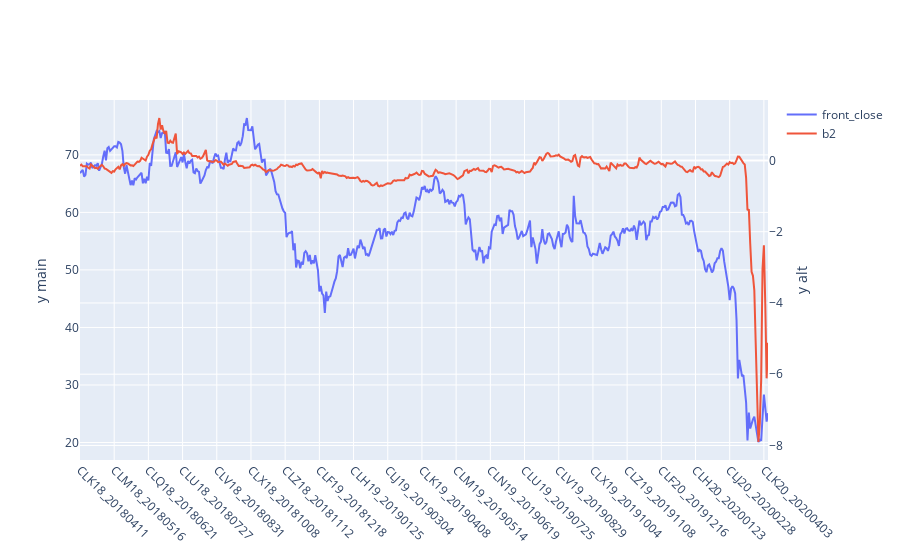

Source (notebook cell):
### Markdown cell above
### Display the **b2 coefficient** which discribes the curvature of the forward curve

### Code cell
df_temp = df_csm_close_percent[['yyyymmdd','front','b2']].copy()
df_temp['x'] = df_temp.apply(lambda r: f'{r.front}_{r.yyyymmdd}',axis=1)
# df_temp['contango_coefficent'] = df_temp.apply(lambda r: (r.b1 + r.b2)*1000,axis=1)
b2_magnify = 1000 #df_temp.iloc[0].b1/df_temp.iloc[0].b2
df_temp.b2 = df_temp.b2.apply(lambda v: v*b2_magnify)
df_temp['front_close'] = df_csm_close2[1].values
# iplot(plotly_plot(df_temp[['x','front_close','contango_coefficent']],x_column='x',yaxis2_cols=['contango_coefficent']))
iplot(plotly_plot(df_temp[['x','front_close','b2']],x_column='x',yaxis2_cols=['b2']))

### Figure 1 — Plotly figure (JSON) as saved in the notebook; plotly's stock layout.template omitted (floating-point values rounded to 4 significant figures; data arrays with more than 128 entries replaced by an {"elided": "..."} marker saying what was removed)
{"data": [{"name": "front_close", "type": "scatter", "x": {"elided": "504 str values"}, "y": {"elided": "504 float values"}, "yaxis": "y"}, {"name": "b2", "type": "scatter", "x": {"elided": "504 str values"}, "y": {"elided": "504 float values"}, "yaxis": "y2"}], "layout": {"margin": {"b": 100}, "xaxis": {"tickangle": 45, "ticktext": ["CLK18_20180411", "CLM18_20180516", "CLQ18_20180621", "CLU18_20180727", "CLV18_20180831", "CLX18_20181008", "CLZ18_20181112", "CLF19_20181218", "CLH19_20190125", "CLJ19_20190304", "CLK19_20190408", "CLM19_20190514", "CLN19_20190619", "CLU19_20190725", "CLV19_20190829", "CLX19_20191004", "CLZ19_20191108", "CLF20_20191216", "CLH20_20200123", "CLJ20_20200228", "CLK20_20200403"], "tickvals": ["CLK18_20180411", "CLM18_20180516", "CLQ18_20180621", "CLU18_20180727", "CLV18_20180831", "CLX18_20181008", "CLZ18_20181112", "CLF19_20181218", "CLH19_20190125", "CLJ19_20190304", "CLK19_20190408", "CLM19_20190514", "CLN19_20190619", "CLU19_20190725", "CLV19_20190829", "CLX19_20191004", "CLZ19_20191108", "CLF20_20191216", "CLH20_20200123", "CLJ20_20200228", "CLK20_20200403"], "type": "category"}, "yaxis": {"title": {"text": "y main"}}, "yaxis2": {"overlaying": "y", "side": "right", "title": {"text": "y alt"}}}}
